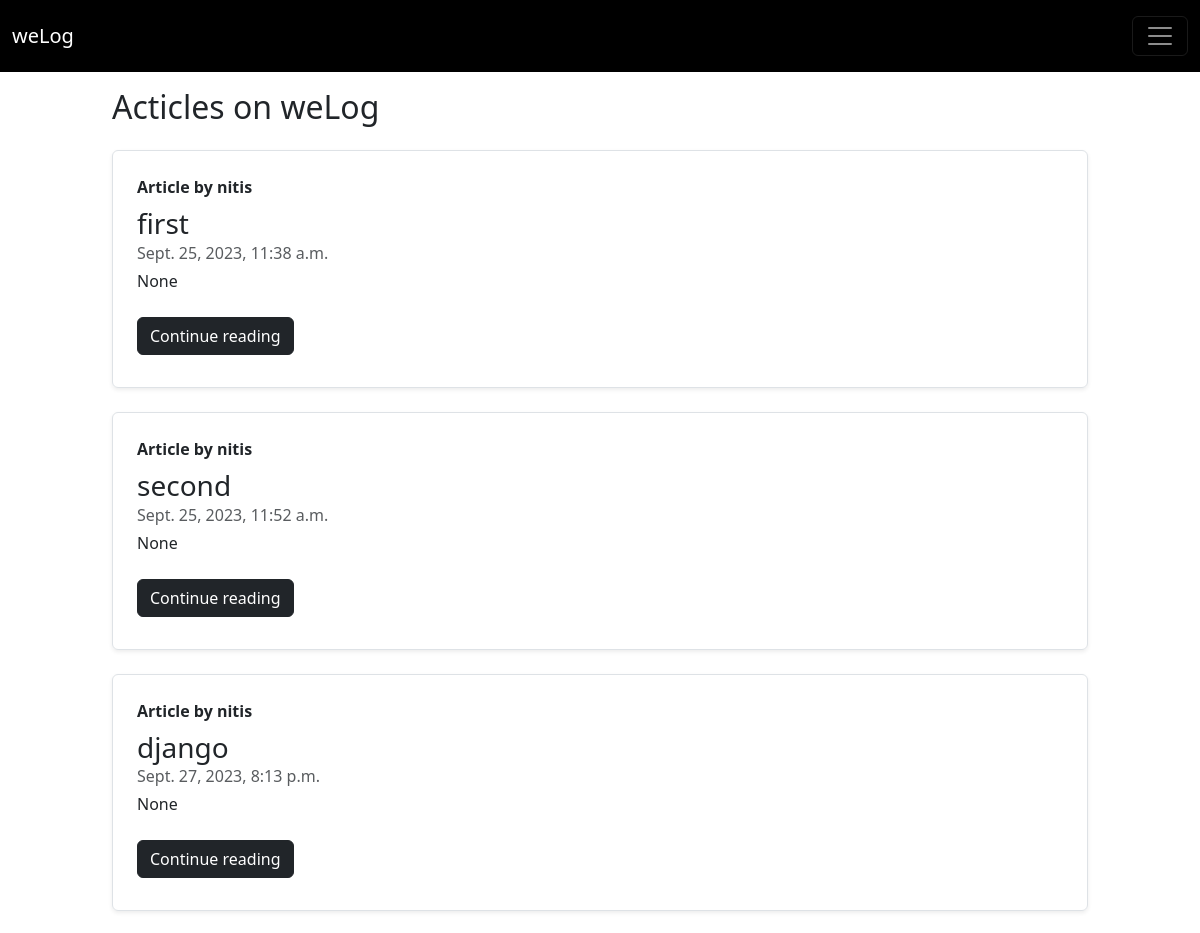
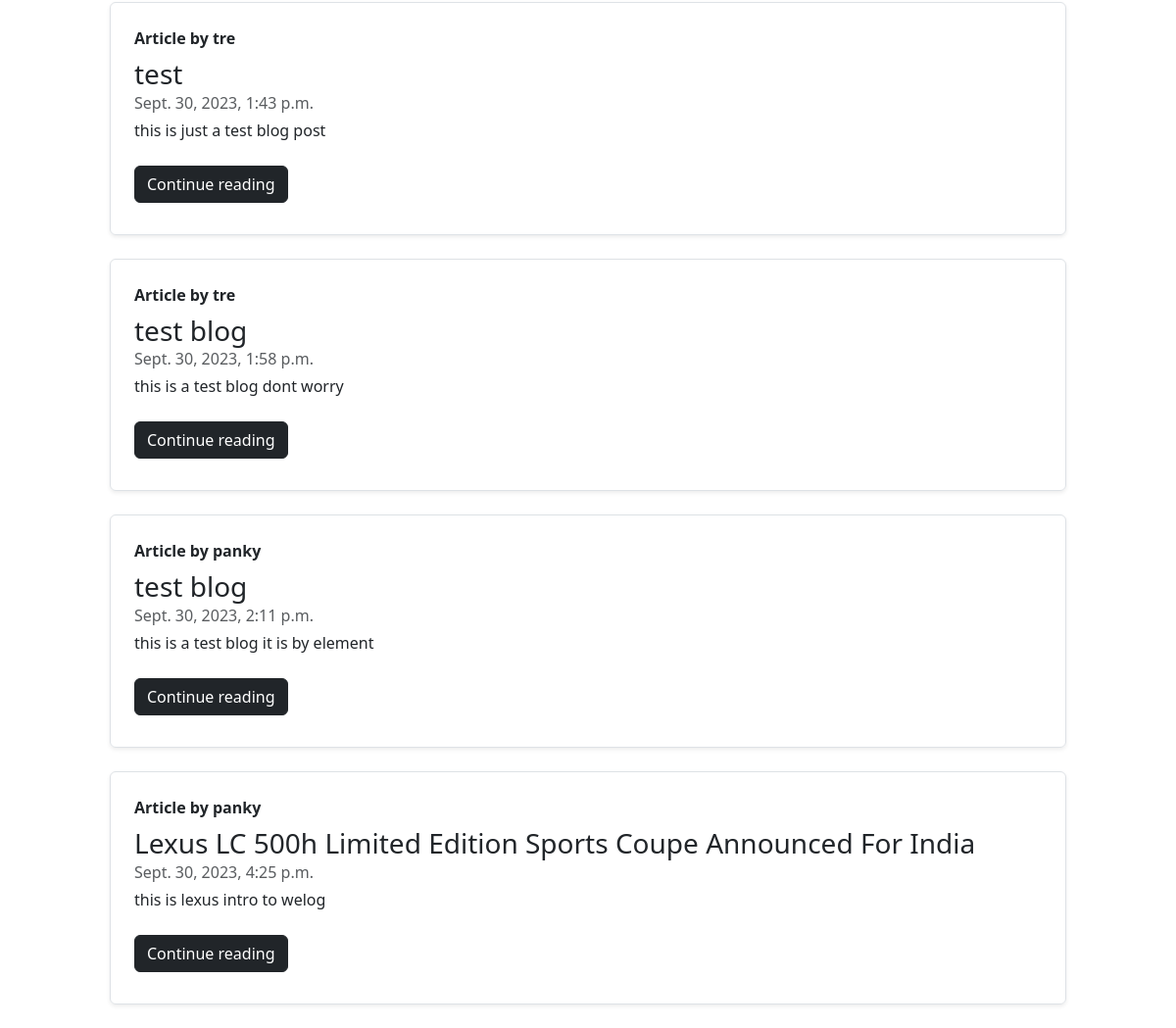
Page /blog/ (signed in) on the committed database (2 pictures, top to bottom).
### blog/models.py (models this page shows, shortened)
class Post(models.Model):
    sno = models.AutoField(primary_key=True)
    title = models.CharField(max_length=255)
    content = models.TextField()
    description = models.TextField(null=True, blank=True)
    user = models.ForeignKey(User, on_delete=models.CASCADE)
    slug = models.CharField(max_length=130)
    timeStamp = models.DateTimeField(default=now, blank=True)

### blog/views.py (the view)
# urls.py: path('', views.blogHome, name = "blogHome"),
def blogHome(request):
    allPosts = Post.objects.all()
    context = {'allPosts' : allPosts}
    return render(request, "blog/blogHome.html", context)

### templates/blog/blogHome.html (shortened to what this page needs)
{% extends "base.html" %}
{% block body %}
<div class="container-fluid my-3" style="max-width: 1000px;">
    <h2>Acticles on weLog</h2>
    {% for post in allPosts %}
    <div class="row g-0 border rounded overflow-hidden flex-md-row my-4 shadow-sm h-md-250 position-relative">
        <div class="col p-4 d-flex flex-column position-static">
            <strong class="d-inline-block mb-2 text-dark">Article by {{post.user.username}}</strong>
            <h3 class="mb-0"><a class="text-decoration-none text-dark" href="/blog/{{post.sno}}">{{post.title}}</a></h3>
            <div class="mb-1 text-muted">{{post.timeStamp}}</div>
            <p class="card-text mb-auto"><div class="preview">{{post.description|truncatechars:500}}</div></p>
            <div class="my-2">
                <a href="/blog/{{post.sno}}" role="button" class="btn btn-dark">Continue reading</a>
            </div>
        </div>
    </div>
    {% endfor %}
</div>
{% endblock body %}

### rows in the picture
Post: user.username "nitis", title "first", timeStamp "Sept. 25, 2023, 11:38 a.m."
Post: user.username "nitis", title "second", timeStamp "Sept. 25, 2023, 11:52 a.m."
Post: user.username "nitis", title "django", timeStamp "Sept. 27, 2023, 8:13 p.m."
Post: user.username "tre", title "test", timeStamp "Sept. 30, 2023, 1:43 p.m."
Post: user.username "tre", title "test blog", timeStamp "Sept. 30, 2023, 1:58 p.m."
Post: user.username "panky", title "test blog", timeStamp "Sept. 30, 2023, 2:11 p.m."
Post: user.username "panky", title "Lexus LC 500h Limited Edition Sports Coupe Announced For India", timeStamp "Sept. 30, 2023, 4:25 p.m."
